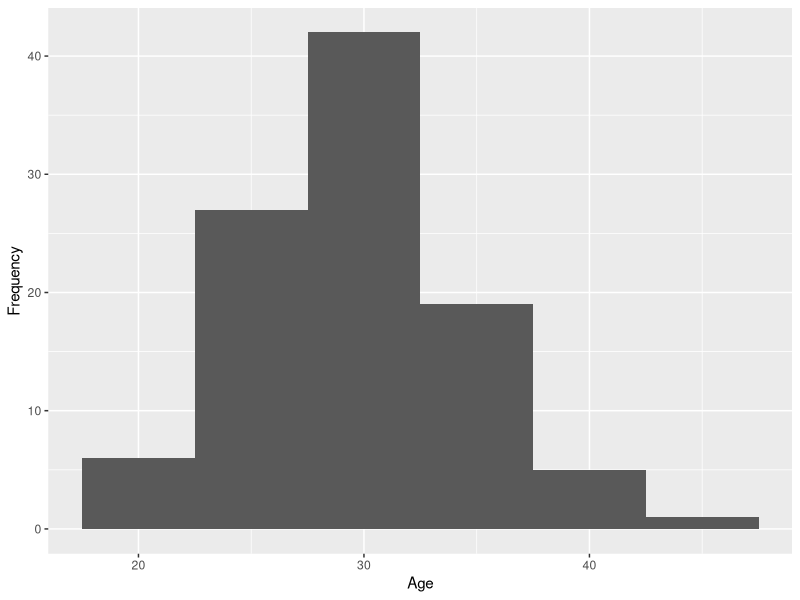
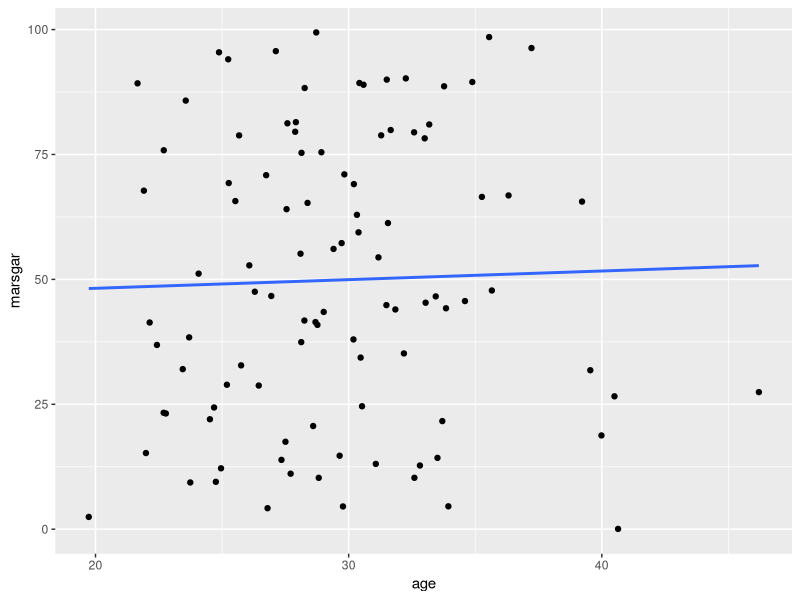
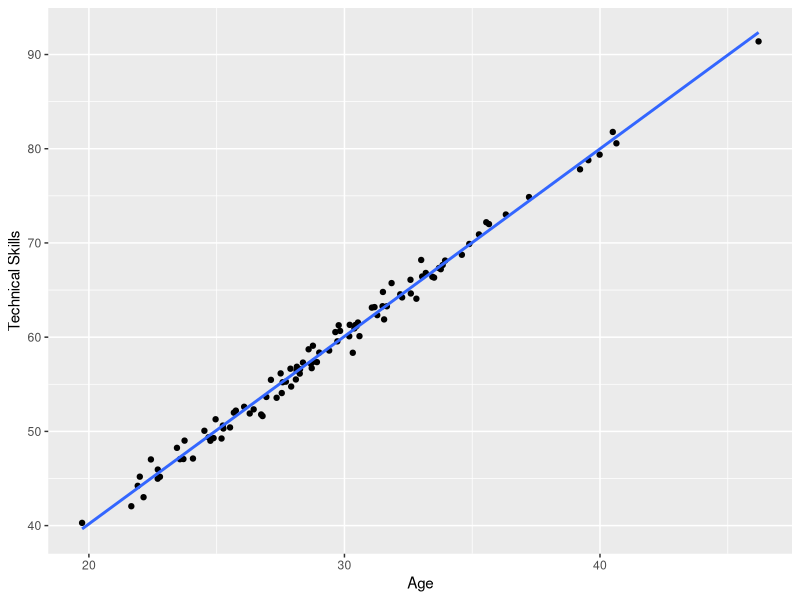
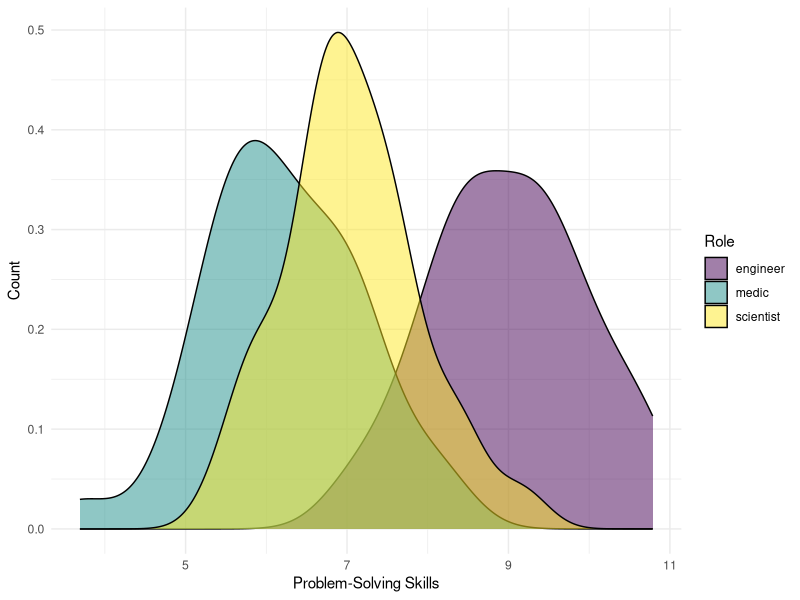
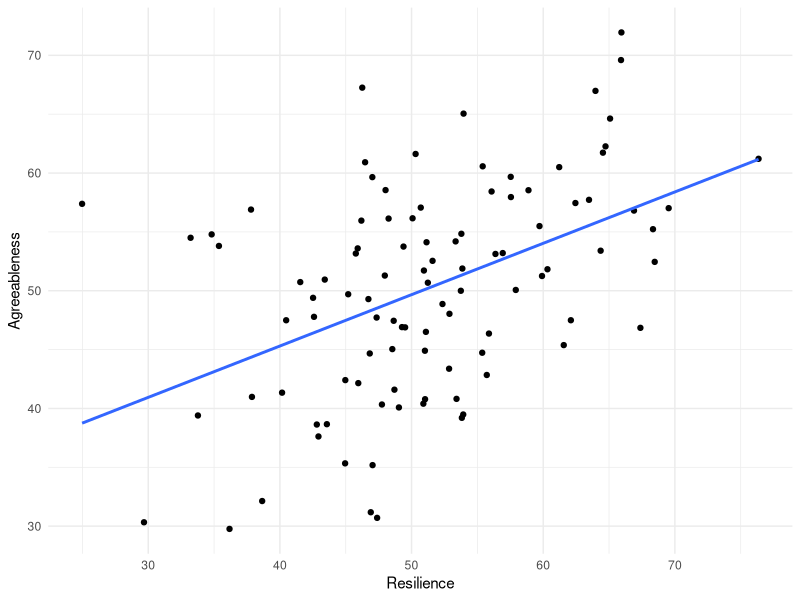
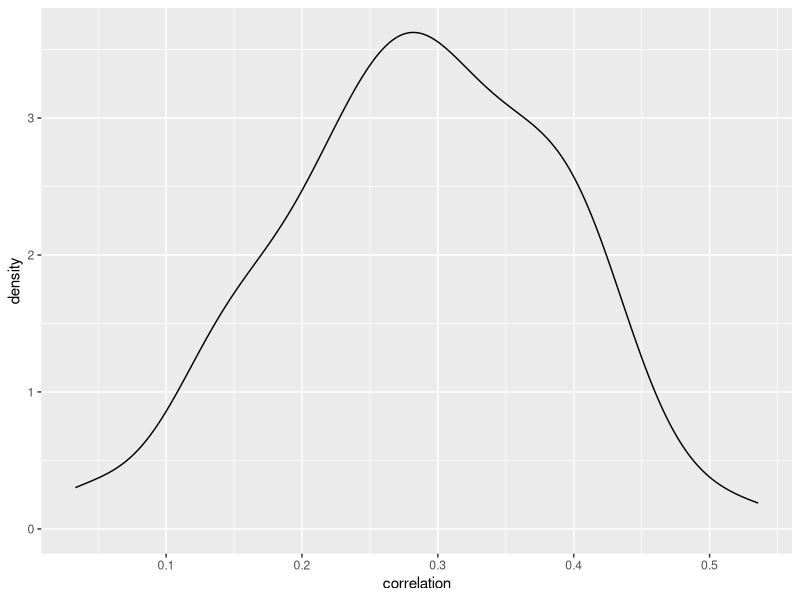

R code for these plots, in order:
## ---- chunk 1
library(tidyverse) 
library(ggplot2)
library(MASS)
## ---- chunk 2
set.seed(123)
age <- rnorm(100, mean = 30, sd = 5)
## ---- chunk 3
df_colonists <- data.frame(
  id = 1:100,
  age = rnorm(100, mean = 30, sd = 5)
)
## ---- chunk 4
df_colonists %>%
  ggplot(aes(x = age)) +
  geom_histogram(binwidth=5) +
  labs(x = 'Age', 
       y = 'Frequency') 
## ---- chunk 5
df_colonists$role <- rep(c("engineer", "scientist", "medic"),
                         times = c(33, 33, 33),
                         length.out = 100
                         )
## ---- chunk 6
set.seed(123)

df_colonists$marsgar <- runif(n = 100, min = 0, max = 100)
## ---- chunk 7
df_colonists %>%
  ggplot(aes(x = age, y = marsgar)) +
  geom_point() +
  geom_smooth(method = "lm", se = FALSE)
## ---- chunk 8
set.seed(123)

df_colonists$technical_skills <- 2 * df_colonists$age + rnorm(100, mean = 0, sd = 1)
## ---- chunk 9
df_colonists %>%
  ggplot(aes(x = age, y = technical_skills)) +
  geom_point() +
  geom_smooth(method = "lm", se = FALSE) + 
  labs(x = 'Age',
       y = 'Technical Skills')
## ---- chunk 10
set.seed(123)

df_colonists$problem_solving[df_colonists$role == "engineer"] <- rnorm(sum(df_colonists$role == "engineer"), mean = 9, sd = 1)
df_colonists$problem_solving[df_colonists$role == "scientist"] <- rnorm(sum(df_colonists$role == "scientist"), mean = 7, sd = 1)
df_colonists$problem_solving[df_colonists$role == "medic"] <- rnorm(sum(df_colonists$role == "medic"), mean = 6, sd = 1)
## ---- chunk 11
df_colonists %>%
  ggplot(aes(x = problem_solving, fill = role)) +
  geom_density(alpha = .5) + 
  labs(x = 'Problem-Solving Skills',
       y = 'Count',
       fill = 'Role') +
  scale_fill_viridis_d() +
  theme_minimal()
## ---- chunk 12
set.seed(123)

mean_traits <- c(50, 50)
cov_matrix <- matrix(c(100, 50, 50, 100), ncol = 2)

traits_data <- mvrnorm(n = 100, mu = mean_traits, Sigma = cov_matrix, empirical = FALSE)

colnames(traits_data) <- c("Resilience", "Agreeableness")

traits_dataframe <- as.data.frame(traits_data)

traits_dataframe %>%
  ggplot(aes(x = Resilience, y = Agreeableness)) +
  geom_point() +
  geom_smooth(method = "lm", se = FALSE) +
  labs(x = "Resilience", y = "Agreeableness") +
  theme_minimal()

df_colonists <- cbind(df_colonists, traits_dataframe)
## ---- chunk 13
seed <- 123
set.seed(seed)

library(MASS)
library(Matrix)
library(tidyverse)
library(conflicted)
conflicts_prefer(dplyr::select())

n_colonists <- 100

var_names <- c("EX", "ES", "AG", "CO", "OP")

mean_traits <- c(-.5, .5, .25, .5, 0) 
sd_traits <- c(1, .9, 1, 1, 1) 


cor_matrix_bigfive <- matrix(
  c(
1.0000, 0.2599, 0.1972, 0.1860, 0.2949,
0.2599, 1.0000, 0.1576, 0.2306, 0.0720,
0.1972, 0.1576, 1.0000, 0.2866, 0.1951,
0.1860, 0.2306, 0.2866, 1.0000, 0.1574,
0.2949, 0.0720, 0.1951, 0.1574, 1.0000
  ),
  nrow = 5, ncol = 5, byrow = TRUE,
  dimnames = list(
c("EX", "ES", "AG", "CO", "OP"),
c("EX", "ES", "AG", "CO", "OP")
  )
)

cov_matrix_bigfive <- cor_matrix_bigfive * (sd_traits %*% t(sd_traits))


bigfive_data <- mvrnorm(n = 100, mu = mean_traits, Sigma = cov_matrix_bigfive)

bigfive_data <- cbind.data.frame(
  colonist_id = 1:n_colonists,
  seed = seed, 
  bigfive_data
) 
## ---- chunk 14

summary_stats_mean <- bigfive_data %>%
  select(-colonist_id, -seed) %>%
  summarize(across(everything(), list(mean = mean))) %>%
  rbind(mean_traits)

summary_stats_sd <- bigfive_data %>%
  select(-colonist_id, -seed) %>%
  summarize(across(everything(), list(sd = sd))) %>%
  rbind(sd_traits) 

summary_stats <- cbind(summary_stats_mean, summary_stats_sd)


summary_stats_cor <- bigfive_data %>%
  select(-colonist_id, -seed) %>%
  cor()  %>%
  rbind(cor_matrix_bigfive)

summary_stats
summary_stats_cor
## ---- chunk 15
library(dplyr)
conflicts_prefer(dplyr::select())
set.seed(123)
num_simulations <- 100

all_simulations <- data.frame()

for (i in 1:num_simulations) {
  simulated_data <- mvrnorm(n = 100, mu = mean_traits, Sigma = cov_matrix_bigfive) 
  
  simulated_data <- cbind.data.frame(
colonist_id = 1:n_colonists, 
rep = i,
simulated_data
  ) 

  all_simulations <- rbind(all_simulations, simulated_data)
}

summary_stats <- all_simulations %>%
  group_by(rep) %>%
  select(EX, rep) %>%
  summarize(across(everything(), list(mean = mean, sd = sd)))

summary_stats

summary_stats_mean <- all_simulations %>%
  select(-colonist_id) %>%
  summarize(across(everything(), list(mean = mean))) %>%
  rbind(mean_traits)

summary_stats_sd <- all_simulations %>%
  select(-colonist_id) %>%
  summarize(across(everything(), list(sd = sd))) %>%
  rbind(sd_traits) 

summary_stats <- cbind(summary_stats_mean, summary_stats_sd)

summary_stats_cor <- all_simulations %>%
  select(rep,EX, OP) %>%
  group_by(rep) %>%
  summarise(correlation = cor(EX, OP))

summary_stats_cor
## ---- chunk 16
summary_stats_cor %>%
  ggplot(aes(x = correlation)) +
  geom_density()
## ---- chunk 17

## ---- chunk 18
 
